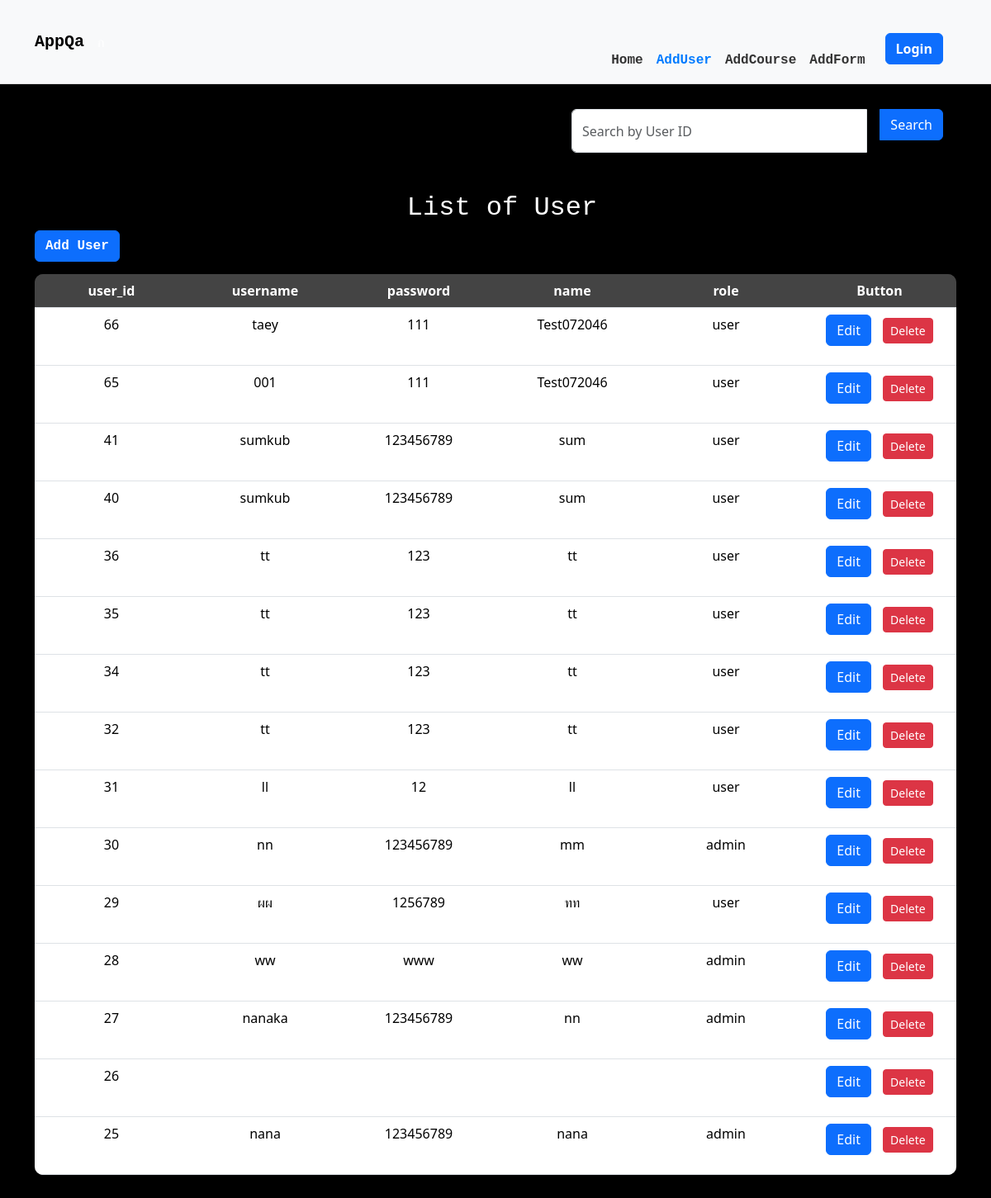
The app's page /adminpage/adduser/index-user.php with its own data.
### tables this page shows
CREATE TABLE `user` (
  `user_id` int(11) NOT NULL,
  `username` varchar(50) NOT NULL,
  `password` varchar(50) NOT NULL,
  `name` varchar(125) NOT NULL,
  `role` varchar(20) NOT NULL DEFAULT 'user'
);

### adminpage/adduser/index-user.php (the view, shortened to what this page needs)
<!DOCTYPE html>
<html lang="en">
<head>
    <link rel="stylesheet" href="https://cdn.jsdelivr.net/npm/bootstrap@5.3.3/dist/css/bootstrap.min.css">
</head>
<body class="body-index">
    <?php
    $current_page = basename($_SERVER['PHP_SELF']);
    ?>
    <nav class="navbar navbar-expand-lg navbar-light bg-light">
        <div class="container">
            <a class="navbar-brand" href="http://localhost/connectform/homepage.php">AppQa</a>
            <ul class="navbar-nav ms-auto">
                <li class="nav-item <?php echo $current_page == 'homepage.php' ? 'active' : ''; ?>">
                    <a class="nav-link" href="http://localhost/connectform/homepage.php">Home</a>
                </li>
                <li class="nav-item <?php echo $current_page == 'index-user.php' ? 'active' : ''; ?>">
                    <a class="nav-link" href="http://localhost/connectform/adminpage/adduser/index-user.php">AddUser</a>
                </li>
                <li class="nav-item <?php echo $current_page == 'index_course.php' ? 'active' : ''; ?>">
                    <a class="nav-link" href="http://localhost/connectform/adminpage/addcourse/index_course.php">AddCourse</a>
                </li>
                <li class="nav-item <?php echo $current_page == 'index.php' ? 'active' : ''; ?>">
                    <a class="nav-link" href="http://localhost/connectform/adminpage/addform/index.php">AddForm</a>
                </li>
                <div class="login-button">
                    <a class="btn btn-primary" href="http://localhost/connectform/login.php" role="button" style="color: #fff;">Login</a>
                </div>
            </ul>
        </div>
    </nav>
    <!DOCTYPE html>
    <html lang="en">
    <head>
        <link rel="stylesheet" href="https://cdn.jsdelivr.net/npm/bootstrap@5.3.3/dist/css/bootstrap.min.css">
    </head>
    <body>
        <head>
            <link rel="stylesheet" href="https://cdn.jsdelivr.net/npm/bootstrap@5.3.3/dist/css/bootstrap.min.css">
        </head>
        </head>
        <body>
            <div class="container mt-4">
                <form action="" method="GET">
                    <div class="input-group mb-3">
                        <input id="searchInput" type="text" name="search" required value="<?php if (isset($_GET['search'])) {
                                                                                                echo htmlspecialchars($_GET['search']);
                                                                                            } ?>" class="form-control" placeholder="Search by User ID">
                        <button type="submit" class="btn btn-primary">Search</button>
                    </div>
                </form>
            </div>
        </body>
    </html>
    <div class="container my-5">
        <h2 style="font-family: 'Courier New', Courier, monospace; text-align: center;margin-inline-start: 1rem;">List of User</h2>
        <a class="btn btn-primary" href="http://localhost/connectform/adminpage/adduser/create-accont.php" role="button" style="font-family: 'Courier New', Courier, monospace; font-weight: bold;">Add User</a>
        <br>
        <div class="table-container">
            <table class="table">
                <thead>
                    <tr>
                        <th>user_id</th>
                        <th>username</th>
                        <th>password</th>
                        <th>name</th>
                        <th>role</th>
                        <th style="text-align: center;">Button</th>
                    </tr>
                </thead>
                <tbody>
                    <?php
                    $servername = "localhost";
                    $username = "root";
                    $password = "";
                    $dbname = "app_qa";
                    $conn = mysqli_connect($servername, $username, $password, $dbname);
                    $sql = "SELECT * FROM user ORDER BY user_id DESC";
                    $result = $conn->query($sql);
                    if ($result && $result->num_rows > 0) {
                        while ($row = $result->fetch_assoc()) {
                            echo "<tr>
            <td>{$row['user_id']}</td>
            <td>{$row['username']}</td>
            <td>{$row['password']}</td>
            <td>{$row['name']}</td>
            <td>{$row['role']}</td>
            <td>
                <a class='btn btn-primary btn-custom-edit' href='edit-accont.php?user_id={$row['user_id']}'>Edit</a>
                <a class='btn btn-danger btn-sm btn-custom-height' href='delete-accont.php?user_id={$row['user_id']}'>Delete</a>
            </td>
        </tr>";
                        }
                    } else {
                        echo "<tr><td colspan='6'>No records found</td></tr>";
                    }
                    ?>
                </tbody>
            </table>
        </div>
    </div>
</body>
</html>

### adminpage/adduser/index-user.php (style rules this page uses)
.body-index { background-color: #000; color: #fff; border-radius: 25px; }
.table { background-color: #333; color: #fff; border-radius: 10px; overflow: hidden; }
.table thead th { background-color: #444; color: #fff; }
.table tbody tr:nth-child(even) { background-color: #222; }
.table tbody tr:nth-child(odd) { background-color: #333; }
.table td, .table th { text-align: center; width: auto; margin-bottom: 30px; }
.table { width: 100%; table-layout: fixed; }
.btn-primary { margin-bottom: 15px; }
.btn-danger { margin-bottom: 15px; }
.btn-custom-height { padding: 10px 16px; font-size: 16px; }
.btn-custom-edit { margin-right: 10px; padding: 10px 16px; font-size: 16px; }
.table td, .table th { text-align: center; }
.navbar { margin-bottom: 30px; border-bottom: 1px solid #ddd; }
.navbar-brand { font-family: 'Courier New', Courier, monospace; font-weight: bold; }
.navbar-nav { margin-left: auto; }
.navbar-nav a { color: #333; font-weight: bold; }
.navbar-nav .nav-item.active .nav-link { color: #007bff; font-weight: bold; }
.login-button { margin-left: 1rem; margin-top: 2rem; }
li.nav-item { font-family: 'Courier New', Courier, monospace; font-weight: bold; margin-top: auto; }
.form-control { margin-right: 1rem; }
.ms-auto { margin-left: auto; margin-right: 1rem; }
.input-group { margin-left: auto; margin-right: 1rem; }
.input-group { margin-left: auto; margin-right: 1rem; width: 450px; }

### records on screen
user: user_id "66", username "taey", password "111", name "Test072046", role "user"
user: user_id "65", username "001", password "111", name "Test072046", role "user"
user: user_id "41", username "sumkub", password "123456789", name "sum", role "user"
user: user_id "40", username "sumkub", password "123456789", name "sum", role "user"
user: user_id "36", username "tt", password "123", name "tt", role "user"
user: user_id "35", username "tt", password "123", name "tt", role "user"
user: user_id "34", username "tt", password "123", name "tt", role "user"
user: user_id "32", username "tt", password "123", name "tt", role "user"
user: user_id "31", username "ll", password "12", name "ll", role "user"
user: user_id "30", username "nn", password "123456789", name "mm", role "admin"
user: user_id "29", username "ผผ", password "1256789", name "ทท", role "user"
user: user_id "28", username "ww", password "www", name "ww", role "admin"
user: user_id "27", username "nanaka", password "123456789", name "nn", role "admin"
user: user_id "26"
user: user_id "25", username "nana", password "123456789", name "nana", role "admin"
